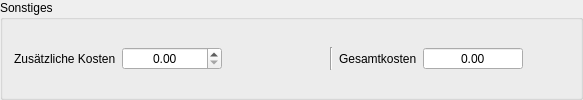
         <widget class="QGroupBox" name="groupBox_3">
          <property name="toolTip">
           <string>&lt;html&gt;&lt;head/&gt;&lt;body&gt;&lt;p&gt;Dieser Bereich des Tab Abfülldaten behandelt die &lt;span style=&quot; font-weight:600;&quot;&gt;Gesamtkosten &lt;/span&gt;des aktuellen Sudes.&lt;/p&gt;&lt;p&gt;Die Geamtkosten setzen sich zusammen aus den &lt;span style=&quot; font-weight:600;&quot;&gt;Sudkosten&lt;/span&gt; (Malz, Hopfen, Hefe, Weitere Zutaten, Abfüllung, Marketing) und den im Tab Ausrüstung festgelegten &lt;span style=&quot; font-weight:600;&quot;&gt;Betriebskosten&lt;/span&gt; (Gas, Wasser, Strom, Abschlag Geräte, Miete etc.) im Tab Ausrüstung.&lt;/p&gt;&lt;p&gt;Die Sudkosten können sowohl im Tab Abfülldaten als auch im Tab Braudaten festgelegt werden.&lt;/p&gt;&lt;/body&gt;&lt;/html&gt;</string>
          </property>
          <property name="title">
           <string>Sonstiges</string>
          </property>
          <layout class="QGridLayout" name="gridLayout_2">
           <property name="verticalSpacing">
            <number>4</number>
           </property>
           <item row="0" column="6">
            <widget class="DoubleSpinBoxSud" name="tbKosten">
             <property name="minimumSize">
              <size>
               <width>100</width>
               <height>0</height>
              </size>
             </property>
             <property name="toolTip">
              <string>&lt;html&gt;&lt;head/&gt;&lt;body&gt;&lt;p&gt;Die &lt;span style=&quot; font-weight:600;&quot;&gt;Gesamtkosten pro Liter&lt;/span&gt; ergibt sich aus den Kosten für Malz, Hopfen, Hefe und weitere Zutaten, den sudspezifischen zusätzlichen Kosten und dem im Tab Ausrüstung definierten Betriebskosten.&lt;/p&gt;&lt;/body&gt;&lt;/html&gt;</string>
             </property>
             <property name="alignment">
              <set>Qt::AlignCenter</set>
             </property>
             <property name="readOnly">
              <bool>true</bool>
             </property>
             <property name="buttonSymbols">
              <enum>QAbstractSpinBox::NoButtons</enum>
             </property>
             <property name="decimals">
              <number>2</number>
             </property>
             <property name="minimum">
              <double>0.000000000000000</double>
             </property>
             <property name="maximum">
              <double>20.000000000000000</double>
             </property>
             <property name="singleStep">
              <double>1.000000000000000</double>
             </property>
            </widget>
           </item>
           <item row="0" column="2">
            <widget class="QLabel" name="lblCurrency">
             <property name="minimumSize">
              <size>
               <width>40</width>
               <height>0</height>
              </size>
             </property>
            </widget>
           </item>
           <item row="0" column="5">
            <widget class="QLabel" name="label_5">
             <property name="text">
              <string>Gesamtkosten</string>
             </property>
            </widget>
           </item>
           <item row="0" column="0">
            <widget class="QLabel" name="label_59">
             <property name="text">
              <string>Zusätzliche Kosten</string>
             </property>
            </widget>
           </item>
           <item row="0" column="3">
            <widget class="QLabel" name="label_83">
             <property name="minimumSize">
              <size>
               <width>50</width>
               <height>0</height>
              </size>
             </property>
             <property name="maximumSize">
              <size>
               <width>50</width>
               <height>16777215</height>
              </size>
             </property>
            </widget>
           </item>
           <item row="0" column="4">
            <widget class="Line" name="line_13">
             <property name="orientation">
              <enum>Qt::Vertical</enum>
             </property>
            </widget>
           </item>
           <item row="0" column="7">
            <widget class="QLabel" name="lblCurrency2">
             <property name="minimumSize">
              <size>
               <width>40</width>
               <height>0</height>
              </size>
             </property>
            </widget>
           </item>
           <item row="1" column="0">
            <spacer name="horizontalSpacer_8">
             <property name="orientation">
              <enum>Qt::Horizontal</enum>
             </property>
             <property name="sizeHint" stdset="0">
              <size>
               <width>40</width>
               <height>0</height>
              </size>
             </property>
            </spacer>
           </item>
           <item row="1" column="5">
            <spacer name="horizontalSpacer_4">
             <property name="orientation">
              <enum>Qt::Horizontal</enum>
             </property>
             <property name="sizeHint" stdset="0">
              <size>
               <width>40</width>
               <height>0</height>
              </size>
             </property>
            </spacer>
           </item>
           <item row="0" column="1">
            <widget class="DoubleSpinBoxSud" name="tbNebenkosten">
             <property name="minimumSize">
              <size>
               <width>100</width>
               <height>0</height>
              </size>
             </property>
             <property name="toolTip">
              <string>&lt;html&gt;&lt;head/&gt;&lt;body&gt;&lt;p&gt;Hier können &lt;span style=&quot; font-weight:600;&quot;&gt;sudspezifische zusätzliche Kosten&lt;/span&gt; angegeben werden.&lt;/p&gt;&lt;/body&gt;&lt;/html&gt;</string>
             </property>
             <property name="alignment">
              <set>Qt::AlignCenter</set>
             </property>
             <property name="decimals">
              <number>2</number>
             </property>
             <property name="minimum">
              <double>0.000000000000000</double>
             </property>
             <property name="maximum">
              <double>999.000000000000000</double>
             </property>
             <property name="singleStep">
              <double>0.010000000000000</double>
             </property>
            </widget>
           </item>
          </layout>
         </widget>
